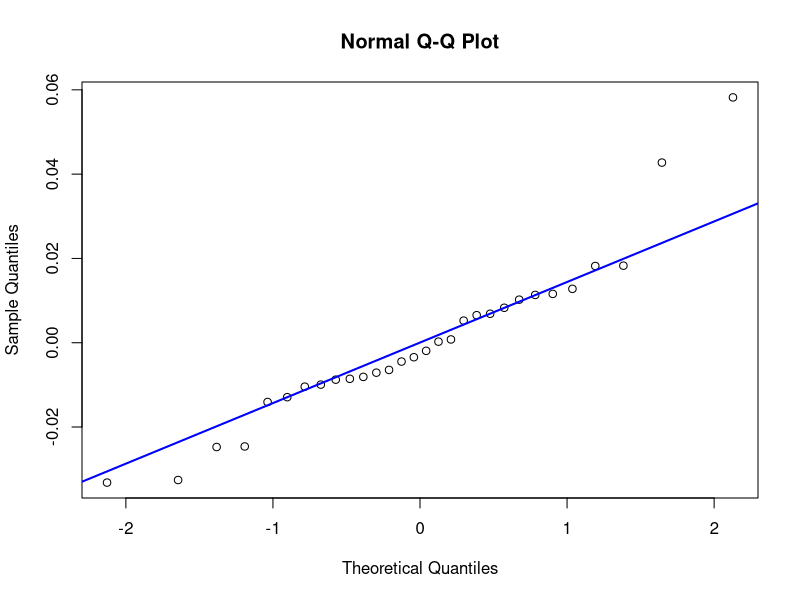
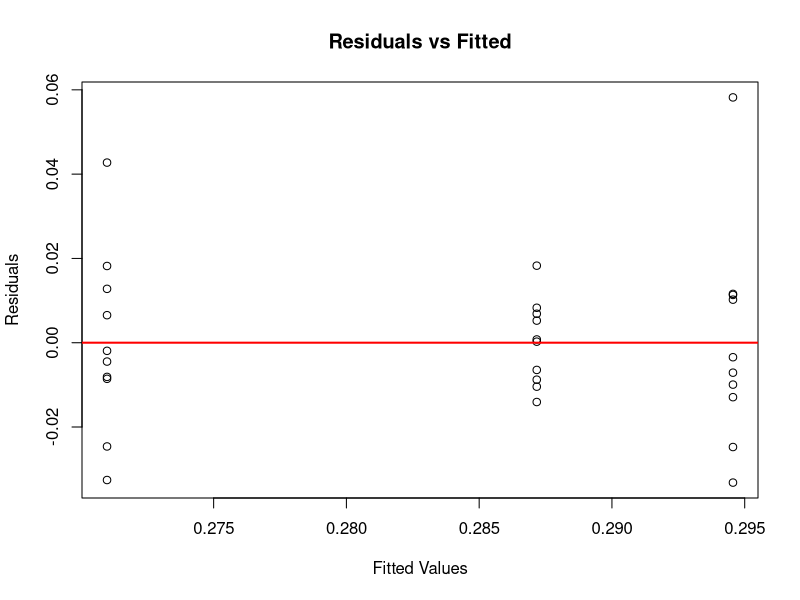

The R script that drew these images, in order:
## ---- chunk 1
knitr::opts_chunk$set(echo = TRUE, message = FALSE, warning = FALSE)
## ---- chunk 2
## Simulate batting average data (10 players per team)
set.seed(2025)
team_A <- rnorm(10, mean = 0.280, sd = 0.020)
team_B <- rnorm(10, mean = 0.270, sd = 0.018)
team_C <- rnorm(10, mean = 0.290, sd = 0.022)

## Combine into a data frame
batting_df <- data.frame(
  average = c(team_A, team_B, team_C),
  team = factor(rep(c("A", "B", "C"), each = 10))
)

head(batting_df)
## ---- chunk 3
## Perform One-Way ANOVA in R
anova_result <- aov(average ~ team, data = batting_df)
summary(anova_result)
## ---- chunk 4
set.seed(2025)
asphalt <- rnorm(8, mean = 10.5, sd = 0.2)
synthetic <- rnorm(8, mean = 10.3, sd = 0.18)
grass <- rnorm(8, mean = 10.7, sd = 0.25)

sprint_df <- data.frame(
  time = c(asphalt, synthetic, grass),
  surface = factor(rep(c("Asphalt", "Synthetic", "Grass"), each = 8))
)

head(sprint_df)
## ---- chunk 5
sprint_anova <- aov(time ~ surface, data = sprint_df)
summary(sprint_anova)
## ---- chunk 6
## Extract residuals and fitted values
resid_vals <- residuals(anova_result)
fitted_vals <- fitted(anova_result)

## 1. Q-Q plot for normality
qqnorm(resid_vals)
qqline(resid_vals, col = "blue", lwd = 2)

## 2. Residuals vs Fitted for homoscedasticity
plot(fitted_vals, resid_vals,
     xlab = "Fitted Values",
     ylab = "Residuals",
     main = "Residuals vs Fitted")
abline(h = 0, col = "red", lwd = 2)
## ---- chunk 7
TukeyHSD(anova_result)
## ---- chunk 8
knitr::opts_chunk$set(echo = TRUE, message = FALSE, warning = FALSE)
## ---- chunk 9
## Simulate balanced Two-Way ANOVA data
set.seed(2025)
teams <- rep(c("A", "B", "C"), each = 30)
orders <- rep(rep(c("Top", "Middle", "Bottom"), each = 10), times = 3)

## Simulate effects: base = 0.280, team effects, order effects, interaction noise
team_effects <- c(A = 0.000, B = -0.005, C = 0.005)
order_effects <- c(Top = 0.010, Middle = 0.000, Bottom = -0.010)

## Create batting averages with interaction noise
batting_two_df <- data.frame(
  average = 0.280 +
    team_effects[teams] +
    order_effects[orders] +
    rnorm(90, mean = 0, sd = 0.015),
  team = factor(teams),
  order = factor(orders)
)

head(batting_two_df)
## ---- chunk 10
## Fit Two-Way ANOVA with interaction
anova_two <- aov(average ~ team * order, data = batting_two_df)
summary(anova_two)
